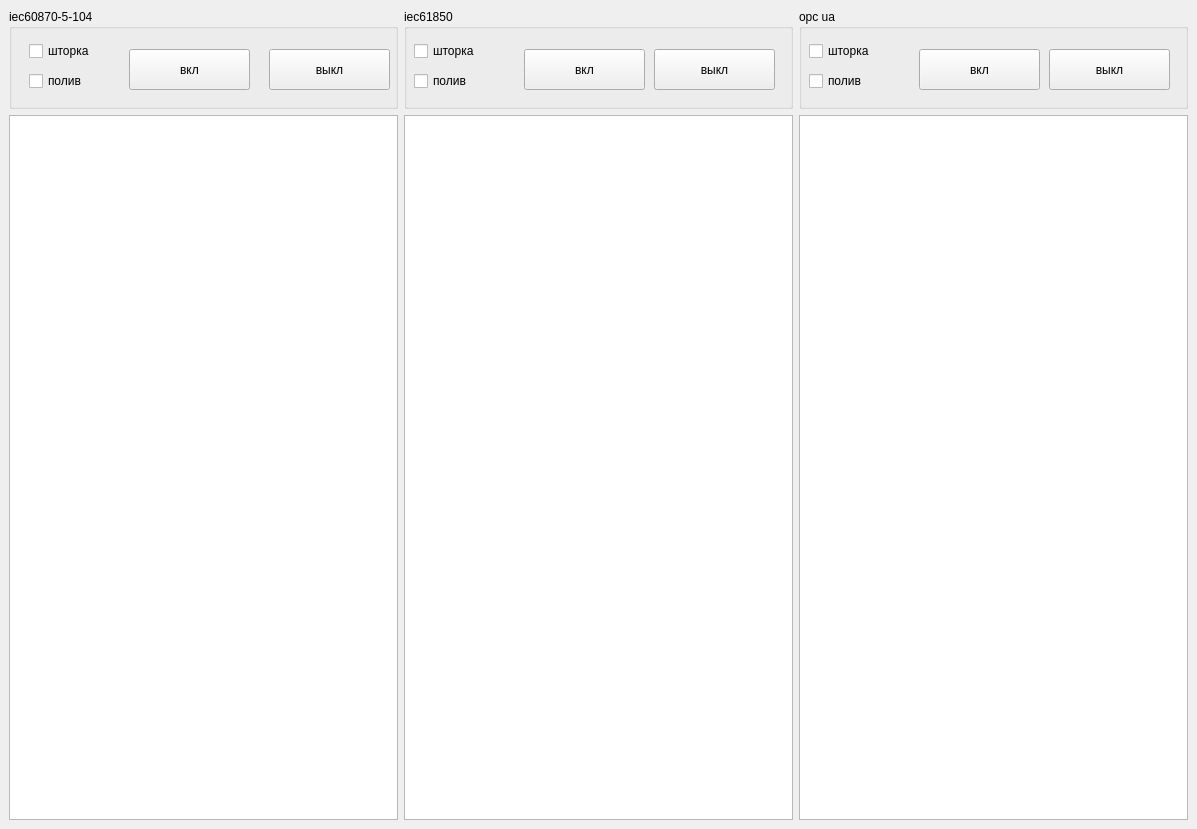
<?xml version="1.0" encoding="UTF-8"?>
<ui version="4.0">
 <class>MainWindow</class>
 <widget class="QMainWindow" name="MainWindow">
  <property name="geometry">
   <rect>
    <x>0</x>
    <y>0</y>
    <width>1197</width>
    <height>829</height>
   </rect>
  </property>
  <property name="windowTitle">
   <string>MainWindow</string>
  </property>
  <widget class="QWidget" name="centralwidget">
   <layout class="QGridLayout" name="gridLayout">
    <item row="0" column="1">
     <layout class="QGridLayout" name="gridLayout_3">
      <item row="1" column="0">
       <widget class="QTextEdit" name="textEdit_3"/>
      </item>
      <item row="0" column="0">
       <widget class="QGroupBox" name="groupBox_2">
        <property name="minimumSize">
         <size>
          <width>0</width>
          <height>100</height>
         </size>
        </property>
        <property name="title">
         <string>iec61850</string>
        </property>
        <widget class="QPushButton" name="pushButton_7">
         <property name="geometry">
          <rect>
           <x>250</x>
           <y>40</y>
           <width>121</width>
           <height>41</height>
          </rect>
         </property>
         <property name="text">
          <string>выкл</string>
         </property>
        </widget>
        <widget class="QCheckBox" name="checkBox_4">
         <property name="geometry">
          <rect>
           <x>10</x>
           <y>60</y>
           <width>92</width>
           <height>24</height>
          </rect>
         </property>
         <property name="text">
          <string>полив</string>
         </property>
        </widget>
        <widget class="QCheckBox" name="checkBox_3">
         <property name="geometry">
          <rect>
           <x>10</x>
           <y>30</y>
           <width>92</width>
           <height>24</height>
          </rect>
         </property>
         <property name="text">
          <string>шторка</string>
         </property>
        </widget>
        <widget class="QPushButton" name="pushButton_4">
         <property name="geometry">
          <rect>
           <x>120</x>
           <y>40</y>
           <width>121</width>
           <height>41</height>
          </rect>
         </property>
         <property name="text">
          <string>вкл</string>
         </property>
        </widget>
       </widget>
      </item>
     </layout>
    </item>
    <item row="0" column="0">
     <layout class="QGridLayout" name="gridLayout_4">
      <item row="2" column="0">
       <widget class="QTextEdit" name="textEdit">
        <property name="html">
         <string>&lt;!DOCTYPE HTML PUBLIC &quot;-//W3C//DTD HTML 4.0//EN&quot; &quot;http://www.w3.org/TR/REC-html40/strict.dtd&quot;&gt;
&lt;html&gt;&lt;head&gt;&lt;meta name=&quot;qrichtext&quot; content=&quot;1&quot; /&gt;&lt;meta charset=&quot;utf-8&quot; /&gt;&lt;style type=&quot;text/css&quot;&gt;
p, li { white-space: pre-wrap; }
hr { height: 1px; border-width: 0; }
&lt;/style&gt;&lt;/head&gt;&lt;body style=&quot; font-family:'Cantarell'; font-size:11pt; font-weight:400; font-style:normal;&quot;&gt;
&lt;p style=&quot;-qt-paragraph-type:empty; margin-top:0px; margin-bottom:0px; margin-left:0px; margin-right:0px; -qt-block-indent:0; text-indent:0px;&quot;&gt;&lt;br /&gt;&lt;/p&gt;&lt;/body&gt;&lt;/html&gt;</string>
        </property>
       </widget>
      </item>
      <item row="1" column="0">
       <widget class="QGroupBox" name="groupBox">
        <property name="minimumSize">
         <size>
          <width>0</width>
          <height>100</height>
         </size>
        </property>
        <property name="title">
         <string>iec60870-5-104</string>
        </property>
        <widget class="QPushButton" name="pushButton_3">
         <property name="geometry">
          <rect>
           <x>120</x>
           <y>40</y>
           <width>121</width>
           <height>41</height>
          </rect>
         </property>
         <property name="text">
          <string>вкл</string>
         </property>
        </widget>
        <widget class="QCheckBox" name="checkBox">
         <property name="geometry">
          <rect>
           <x>20</x>
           <y>30</y>
           <width>92</width>
           <height>24</height>
          </rect>
         </property>
         <property name="text">
          <string>шторка</string>
         </property>
        </widget>
        <widget class="QCheckBox" name="checkBox_2">
         <property name="geometry">
          <rect>
           <x>20</x>
           <y>60</y>
           <width>92</width>
           <height>24</height>
          </rect>
         </property>
         <property name="text">
          <string>полив</string>
         </property>
        </widget>
        <widget class="QPushButton" name="pushButton_6">
         <property name="geometry">
          <rect>
           <x>260</x>
           <y>40</y>
           <width>121</width>
           <height>41</height>
          </rect>
         </property>
         <property name="text">
          <string>выкл</string>
         </property>
        </widget>
       </widget>
      </item>
     </layout>
    </item>
    <item row="0" column="2">
     <layout class="QGridLayout" name="gridLayout_2">
      <item row="1" column="0">
       <widget class="QTextEdit" name="textEdit_2"/>
      </item>
      <item row="0" column="0">
       <widget class="QGroupBox" name="groupBox_3">
        <property name="minimumSize">
         <size>
          <width>0</width>
          <height>100</height>
         </size>
        </property>
        <property name="title">
         <string>opc ua</string>
        </property>
        <widget class="QPushButton" name="pushButton_8">
         <property name="geometry">
          <rect>
           <x>250</x>
           <y>40</y>
           <width>121</width>
           <height>41</height>
          </rect>
         </property>
         <property name="text">
          <string>выкл</string>
         </property>
        </widget>
        <widget class="QCheckBox" name="checkBox_5">
         <property name="geometry">
          <rect>
           <x>10</x>
           <y>30</y>
           <width>92</width>
           <height>24</height>
          </rect>
         </property>
         <property name="text">
          <string>шторка</string>
         </property>
        </widget>
        <widget class="QPushButton" name="pushButton_5">
         <property name="geometry">
          <rect>
           <x>120</x>
           <y>40</y>
           <width>121</width>
           <height>41</height>
          </rect>
         </property>
         <property name="text">
          <string>вкл</string>
         </property>
        </widget>
        <widget class="QCheckBox" name="checkBox_6">
         <property name="geometry">
          <rect>
           <x>10</x>
           <y>60</y>
           <width>92</width>
           <height>24</height>
          </rect>
         </property>
         <property name="text">
          <string>полив</string>
         </property>
        </widget>
       </widget>
      </item>
     </layout>
    </item>
   </layout>
  </widget>
 </widget>
 <resources/>
 <connections/>
</ui>
